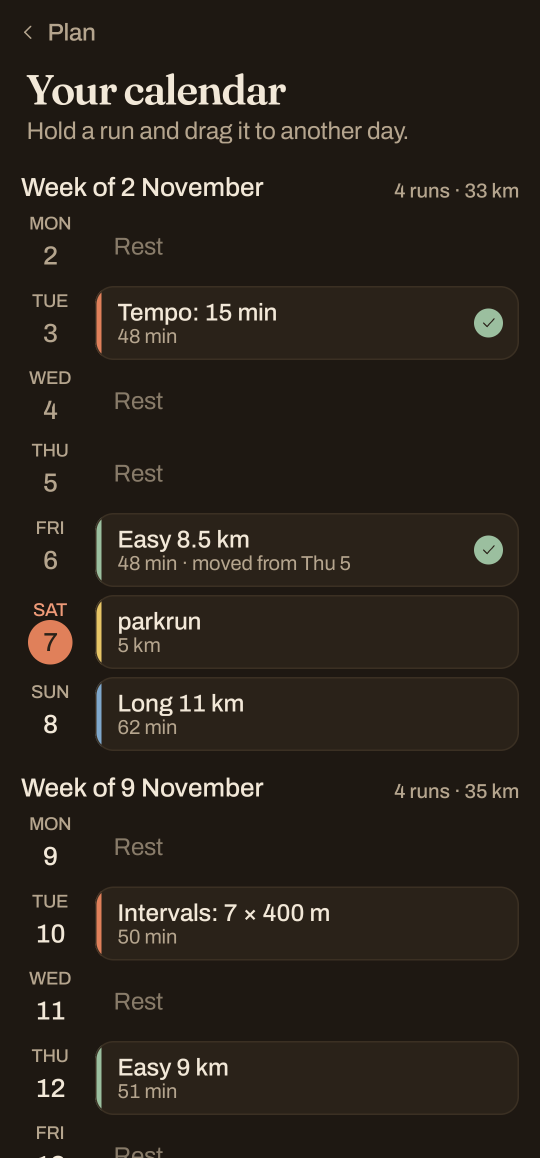
#> input picture src/assets/screens/dark/calendar.png, 1080 x 2316 px, given in place of today.png, which was not available (shown at 1/2 size)
$ python chrome.py
#> lines starting #> are read from the running program, lines starting #| are printed output that depends on the picture
"""Adds an Android status bar and gesture pill to the site's app screenshots, keeping their 1080x2316 size.

The content gives up 176 rows: it's clipped just above the tab bar (as if scrolled under it), and the tab bar
moves down to sit on the gesture area."""
import sys
from pathlib import Path
from PIL import Image, ImageDraw, ImageFont
SITE = Path(__file__).resolve().parents[1]
FONT = str(SITE.parent / "bao-run/shared/src/commonMain/composeResources/font/archivo_medium.ttf")
W, H, TOP, BOTTOM = 1080, 2316, 110, 66

def tab_bar_height(im):
    """Rows from the bottom to the tab bar's top border, or 0 if there's no tab bar."""
    px = im.load()
    for y in range(H - 120, H - 300, -1):
        row = [px[x, y] for x in range(40, W - 40, 20)]
        below = [px[x, y + 4] for x in range(40, W - 40, 20)]
        uniform = max(sum(c) for c in row) - min(sum(c) for c in row) < 12
        if uniform and abs(sum(row[0]) - sum(below[0])) > 12 and abs(sum(row[0]) - sum(px[5, y - 4])) > 12:
            return H - y
    return 0

def ink(bg):
    return (43, 33, 24) if sum(bg) > 380 else (242, 232, 216)

def chrome(path, out):
#> called with out = 'src/assets/screens/light/today.png'
    im = Image.open(path).convert("RGB")
    t = tab_bar_height(im)
#> t = 0
    top_bg, bottom_bg = im.getpixel((5, 5)), im.getpixel((5, H - 3))
#> top_bg = (30, 24, 18); bottom_bg = (30, 24, 18)
    new = Image.new("RGB", (W, H), top_bg)
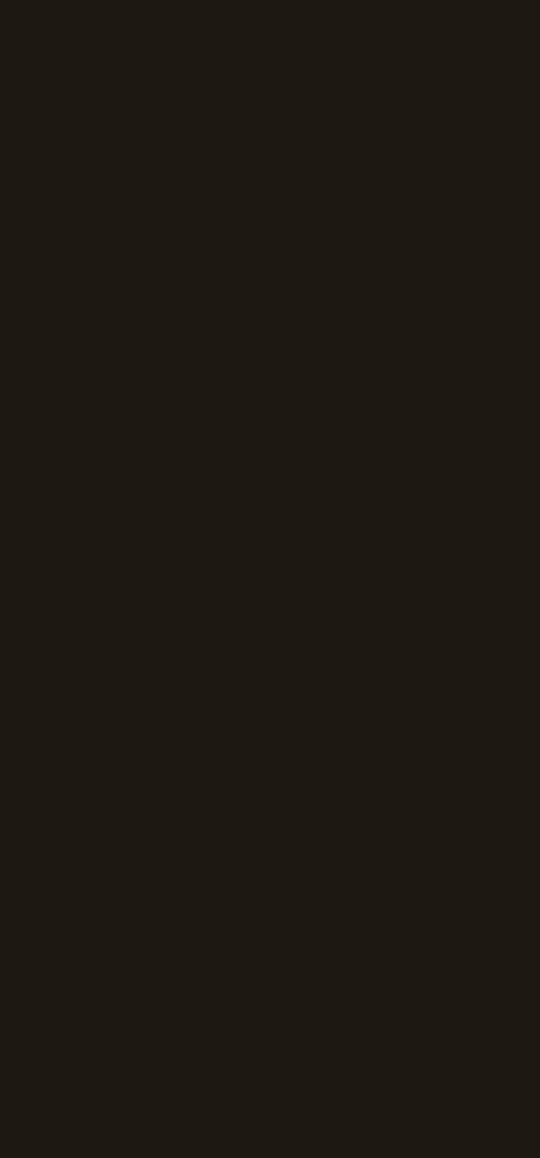
#> new: PIL image 1080x2316 RGB (shown at 1/2 size); mean R, G, B 30, 24, 18
    body = H - TOP - BOTTOM - t
#> body = 2140
    new.paste(im.crop((0, 0, W, body)), (0, TOP))
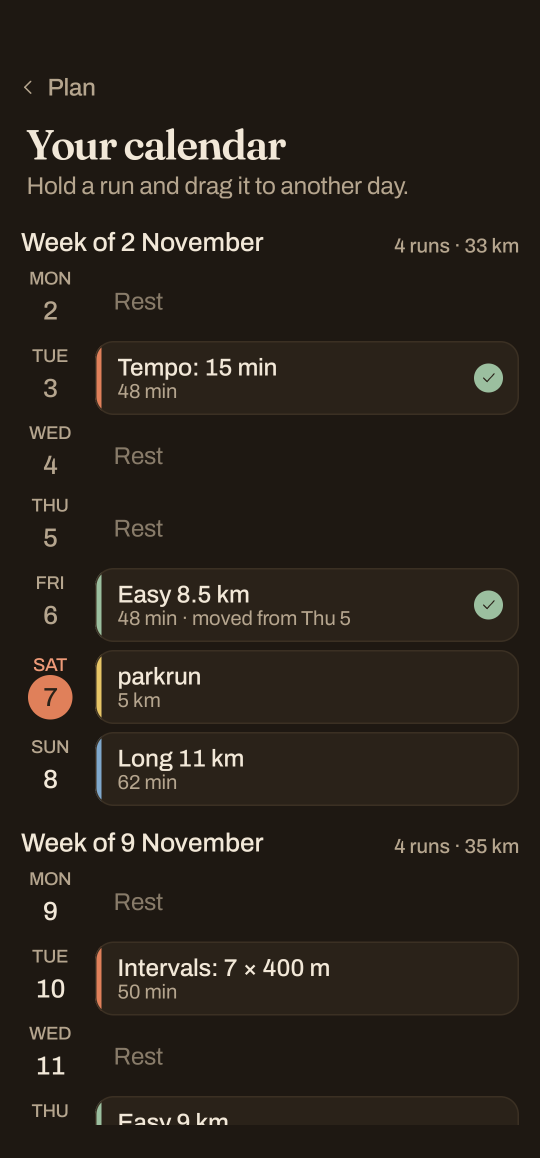
#> new: PIL image 1080x2316 RGB (shown at 1/2 size); mean R, G, B 40.3, 33.3, 25.9
    if t: new.paste(im.crop((0, H - t, W, H)), (0, TOP + body))
    d = ImageDraw.Draw(new)
    d.rectangle((0, H - BOTTOM, W, H), fill=bottom_bg)
    c = ink(top_bg)
#> c = (242, 232, 216)
    # Time on the left; signal, wifi and battery on the right, either side of the camera.
    d.text((66, 56), "9:30", font=ImageFont.truetype(FONT, 40), fill=c, anchor="lm")
    x = W - 66
    d.rounded_rectangle((x - 46, 40, x - 4, 72), radius=7, outline=c, width=4)
    d.rounded_rectangle((x - 4, 50, x + 2, 62), radius=2, fill=c)
    d.rounded_rectangle((x - 40, 46, x - 16, 66), radius=3, fill=c)
    x -= 72
    for i, r in enumerate((30, 21, 12)):
        d.pieslice((x - r, 74 - r, x + r, 74 + r), 225, 315, fill=c if i == 0 else None, outline=c, width=0)
    d.pieslice((x - 30, 44, x + 30, 104), 225, 315, fill=c)
    x -= 66
    d.polygon([(x, 74), (x + 34, 74), (x + 34, 40)], fill=c)
    pill = ink(bottom_bg)
#> pill = (242, 232, 216)
    d.rounded_rectangle((W / 2 - 72, H - 38, W / 2 + 72, H - 28), radius=5, fill=pill)
    new.save(out)
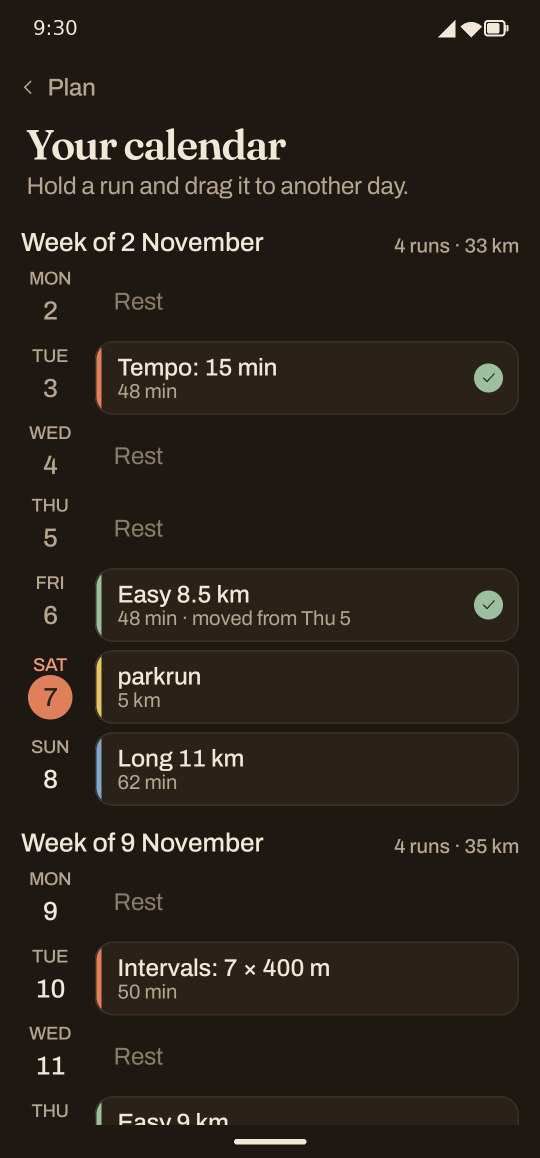
#> saved as today.png: PIL image 1080x2316 RGB (shown at 1/2 size); mean R, G, B 40.7, 33.7, 26.3
    return t

for theme in ("light", "dark"):
    for name in ("today", "plan", "calendar", "rate", "progress", "rundetail", "garmin"):
        src = f"/tmp/bao-dev/screens-orig/{theme}/{name}.png"
        dst = f"{SITE}/src/assets/screens/{theme}/{name}.png"
#> (the run stopped early here; a loop or call above may not have finished)
